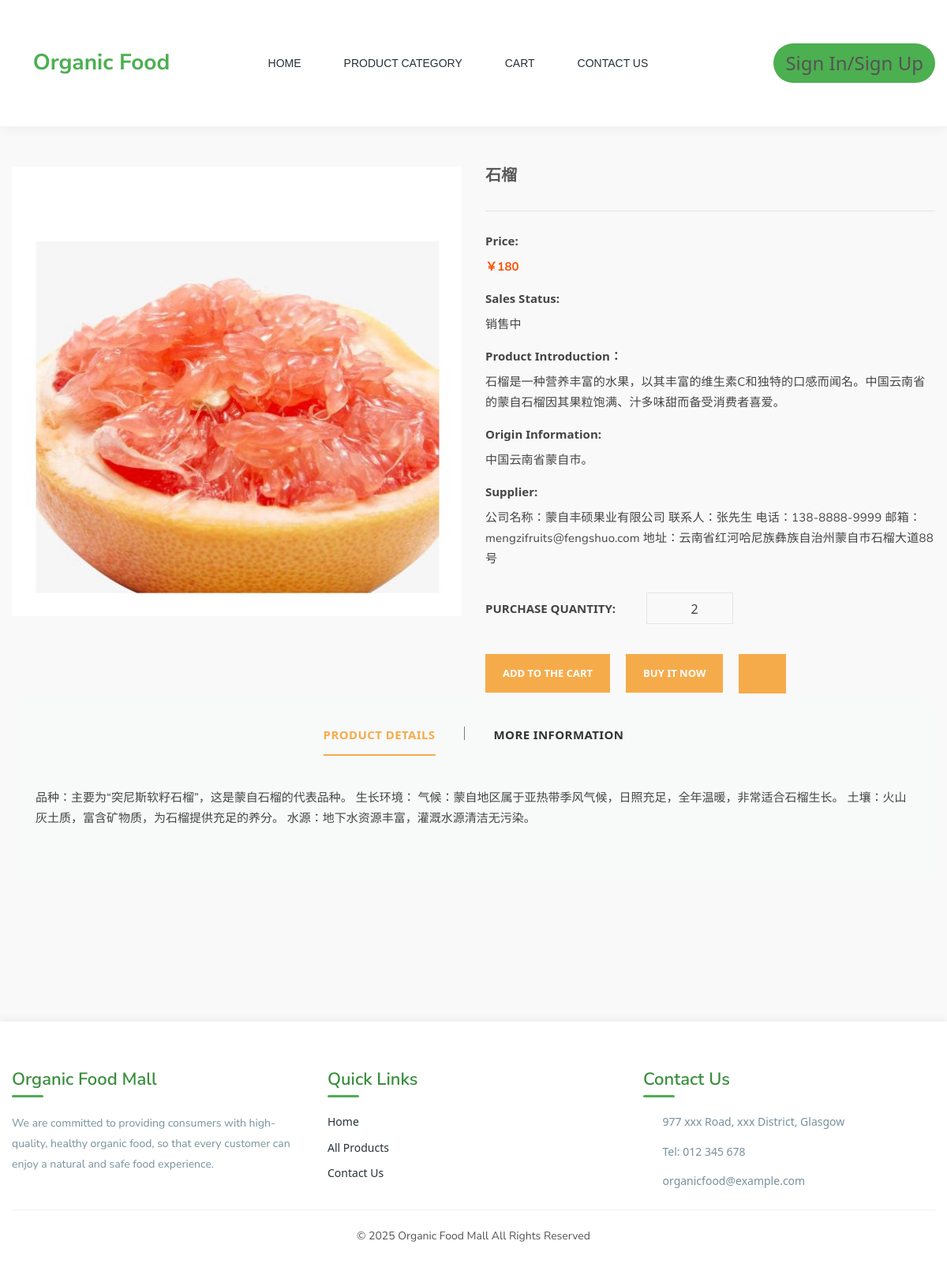
The page /shopping/product_detail/12/ on the database its author committed.
### models/models.py (models this page shows)
class Product(models.Model):
    name = models.CharField(max_length=100, default='')
    short_description = models.CharField(max_length=255, default='')
    description = models.CharField(max_length=255, default='')
    supplier = models.CharField(max_length=255, default='')
    price = models.IntegerField(default=0)
    image = models.ImageField(upload_to=upload_to, default='pictures/default.jpg')
    origin = models.CharField(max_length=255, default='')
    created_at = models.DateTimeField(default=timezone.now)
    added_at = models.DateTimeField(default=timezone.now)
    sub_category = models.ForeignKey(SubCategory, on_delete=models.CASCADE)
    created_by = models.ForeignKey(User, on_delete=models.CASCADE)
    status = models.CharField(max_length=255, default='Awaiting review')
    other_description = models.CharField(max_length=255, default='')
    class Meta:
        db_table = 'product'

### shopping/views.py (the view)
# urls.py: path('product_detail/<int:product_id>/', views.show_product_detail, name="product_detail"),
def show_product_detail(request, product_id):
    item_list = ProductService(request).access_product(product_id)
    context = {
        'product': item_list[0]['product'],
        'item_list': item_list,
        'total_price': item_list[0]['sub_price']
    }
    return render(request, 'shopping/product_detail.html', context)

### OrganicFood/context_processors.py (called while the page is built)
def global_context(request):
    return {
        'category_list': get_category_list()
    }

### models/models_factory.py (called while the page is built)
def get_category_list():
    return Category.objects.all()

### services/product.py (called while the page is built)
    def access_product(self, product_id):
        product = Product.objects.get(id=product_id)
        if self.request.user.is_authenticated:
            History.objects.create(
                product=product,
                user=self.request.user
            )
        return [{
            'sub_price': product.price,
            'product': product,
            'counter': 1,
            'quantity': 2
        }]

### templates/shopping/product_detail.html (shortened to what this page needs)
{% extends 'Layouts/Base.html' %}
{% block content %}
{% include 'Layouts/nav.html' %}
{% load static %}
<div class="shop-area pt-50">
    <div class="container">
        <div class="row">
            <div class="col-lg-6 col-md-6">
                <div class="product-details-img">
                    <img src="/{{product.image}}">
                </div>
            </div>
            <div class="col-lg-6 col-md-6">
                <div class="product-details-content">
                    <form action="" method="post" id="settle_form">
                        <h2 class="product_detail_title">{{product.name}}</h2>
                        <div class="sku"></div>
                        <div class="product-price product_info">
                            <label>Price:</label>
                            <p class="detail_price">￥{{product.price}}</p>
                        </div>
                        <div class="product_info">
                            <label>Sales Status:</label>
                            {% if product.status == 'OnSale' %}
                                <p style="color:#93c241">{{product.status}}</p>
                            {% else %}
                                <p>{{product.status}}</p>
                            {% endif%}
                        </div>
                        <div class="product_info">
                            <label>Product Introduction：</label>
                            <p>{{product.short_description}}</p>
                        </div>
                        <div class="product_info">
                            <label>Origin Information:</label>
                            <p>{{product.origin}}</p>
                        </div>
                        <div class="product_info">
                            <label>Supplier:</label>
                            <p>{{product.supplier}}</p>
                        </div>
                        <div class="quality-wrapper mt-30 product-quantity">
                            <label>Purchase quantity:</label>
                            <div class="cart-plus-minus">
                                <input class="cart-plus-minus-box" type="text" name="product_quantity_{{product.id}}" value="2">
                            </div>
                        </div>
                    </form>
                    <div class="product-list-action">
                        <div class="product-list-action-left mt-20">
                            <a id="add_to_cart" class="addtocart-btn" href="#" title="Add to the cart">
                                Add to the cart
                            </a>
                        </div>
                        <div class="product-list-action-left mt-20">
                            <a id="buy_product" class="addtocart-btn" href="#" title="Buy it now">
                                Buy it now
                            </a>
                        </div>
                        <div class="product-list-action-left mt-20" style="font-size: 20px;">
                            <a id="add_to_favorites" href="#" title="Faourite" class="favorite">
                                <i class="ti-heart"></i>
                            </a>
                        </div>
                    </div>
                </div>
                </div>
            </div>
        </div>
    </div>
<div class="description-review-area pb-120">
    <div class="container">
        <div class="description-review-wrapper gray-bg pt-40">
            <div class="description-review-topbar nav text-center">
                <a class="active" data-toggle="tab" href="#des-details1">Product Details</a>
                <a data-toggle="tab" href="#des-details2">More Information</a>
            </div>
            <div class="tab-content description-review-bottom">
                <div id="des-details1" class="tab-pane active">
                    <div class="product-description-wrapper">
                        <p>
                            {{product.description}}
                        </p>
                    </div>
                </div>
            </div>
        </div>
    </div>
</div>
{% endblock %}

### static/css/style.css (style rules this page uses)
body { font-family: 'Nunito Sans', sans-serif; font-weight: 400; font-style: normal; font-size: 14px; color: #333333; }
a, .btn { -webkit-transition: all 0.3s ease-out 0s; -moz-transition: all 0.3s ease-out 0s; -ms-transition: all 0.3s ease-out 0s; -o-transition: all 0.3s ease-out 0s; transition: all 0.3s ease-out 0s; }
a, button, input { outline: medium none; color: #454545; }
h1, h2, h3, h4, h5, h6 { font-family: 'Nunito Sans', sans-serif; font-weight: normal; color: #333333; margin-top: 0px; font-style: normal; font-weight: 400; }
h2 { font-size: 37px; }
p { font-size: 14px; font-weight: normal; line-height: 26px; color: #535352; margin-bottom: 15px; font-family: 'Nunito Sans', sans-serif; }
label { font-size: 15px; font-weight: 400; color: #626262; }
a.button-border span, a.button-border-white span, input, select, textarea { -webkit-transition: all 0.5s ease-out 0s; -moz-transition: all 0.5s ease-out 0s; -ms-transition: all 0.5s ease-out 0s; -o-transition: all 0.5s ease-out 0s; transition: all 0.5s ease-out 0s; }
input { background: #eceff8; border: 2px solid #eceff8; height: 45px; box-shadow: none; padding-left: 10px; font-size: 14px; color: #626262; width: 100%; }
.mt-20 { margin-top: 20px }
.mt-30 { margin-top: 30px }
.pt-40 { padding-top: 40px }
.pt-50 { padding-top: 50px }
.pb-120 { padding-bottom: 120px }
.gray-bg { background: #f8f9f9; }
input.cart-plus-minus-box { background: transparent none repeat scroll 0 0; border: medium none; float: left; font-size: 16px; height: 25px; margin: 0; padding: 0; text-align: center; width: 25px; color: #000; }
.cart-plus-minus { border: 1px solid #0e0904; height: 46px; overflow: hidden; padding: 9px 0 7px 5px; width: 80px; }
.sku { border-bottom: 1px solid #e4e4e4; display: block; margin: 0 0 25px; padding: 0 0 25px; }
.quality-wrapper>label { color: #454545; display: inline-block; float: left; font-weight: bold; margin-bottom: 0; margin-right: 39px; margin-top: 8px; text-transform: uppercase; }
.quality-wrapper { display: block; overflow: hidden; position: relative; }
.quality-wrapper input.cart-plus-minus-box { background: #f9f9f9 none repeat scroll 0 0; border: medium none; border-radius: 5px; float: left; font-size: 16px; height: 40px; margin: 0; text-align: center; width: 120px; }
.description-review-topbar { display: flex; justify-content: center; }
.description-review-topbar a { border-bottom: 2px solid transparent; color: #333; display: inline-block; font-size: 15px; font-weight: bold; letter-spacing: 0.4px; margin: 0 37px; padding-bottom: 13px; position: relative; text-transform: uppercase; }
.description-review-topbar a::before { background-color: #7a7a7a; content: ""; height: 17px; position: absolute; right: -37px; top: 2px; width: 1px; }
.description-review-topbar a.active { border-bottom: 2px solid #f6ab4b; color: #f6ab4b; }
.description-review-topbar a:last-child::before { display: none; }
.tab-content.description-review-bottom { border-radius: 5px; padding: 40px 30px; }
.product-description-wrapper>p { color: #454545; font-size: 15px; margin-bottom: 25px; }
.product-details-img img { cursor: pointer; width: 100%; height:600px; width:600px; }
.product-quantity .cart-plus-minus { height: 40px; padding: 0; position: relative; width: 110px; border: 1px solid #e5e5e5; }
.product-quantity input.cart-plus-minus-box { color: #454545; float: left; font-size: 14px; height: 40px; margin: 0; width: 110px; }

### static/css/responsive.css (style rules this page uses)
@media (min-width: 992px) and (max-width: 1200px) { .product-list-action { margin: 18px 0 0; } }

### static/css/organicfood.css (style rules this page uses)
.product_detail_title { color: #585858; font-size: 20px; font-weight: 600; margin: 0 0 7px; }
.product_info>p { color: #454545; font-size: 15px; letter-spacing: 0.2px; }
.product_info>label { color:#454545 !important; font-weight: bold; margin-right: 39px; }
.price,.detail_price { color: rgb(255, 79, 0) !important; font-weight: bold; }
.detail_price { font-weight: 700; }
.product-details-img>img { height:100%; width:100%; margin-right:20px }

### static/css/modern-style.css (style rules this page uses)
:root { --primary-color: #4caf50; --primary-dark: #388e3c; --primary-light: #c8e6c9; --accent-color: #ff8f00; --text-color: #263238; --text-light: #78909c; --bg-color: #f9f9f9; --card-bg: #ffffff; --border-radius: 8px; --box-shadow: 0 4px 15px rgba(0, 0, 0, 0.08); --transition: all 0.3s ease; }
body { background-color: var(--bg-color); color: var(--text-color); font-family: 'Segoe UI', system-ui, -apple-system, sans-serif; line-height: 1.6; }

### rows shown on the page
Product: image (picture), name "石榴", price "180", status "销售中", short_description "石榴是一种营养丰富的水果，以其丰富的维生素C和独特的口感而闻名。中国云南省的蒙自石榴因其果粒饱满、汁多味甜而备受消费者喜爱。", origin "中国云南省蒙自市。", supplier "公司名称：蒙自丰硕果业有限公司 联系人：张先生 电话：138-8888-9999 邮箱：mengzifruits@fengshuo.com 地址：云南省红河哈尼族彝族自治州蒙自市石榴大道88号", description "品种：主要为“突尼斯软籽石榴”，这是蒙自石榴的代表品种。 生长环境： 气候：蒙自地区属于亚热带季风气候，日照充足，全年温暖，非常适合石榴生长。 土壤：火山灰土质，富含矿物质，为石榴提供充足的养分。 水源：地下水资源丰富，灌溉水源清洁无污染。"
